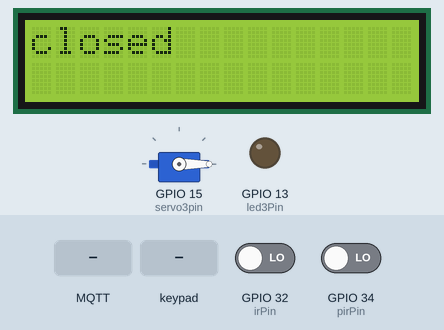
Recording of a program running on a simulated ESP32. Shown: servo, 16×2 character LCD, output pins drawn as LEDs (lit = HIGH). Inputs (shaded band) come from the test bench; at power-on: GPIO 32 (irPin) LOW, GPIO 34 (pirPin) LOW. WiFi joins after 1.5 s; servers stay silent unless stated; no MQTT or app messages arrive unless stated; what the program prints to the serial monitor is not drawn.

Above: at 2.8 s.
2.9 s: MQTT message "on" arrives on the second subscribed topic
At 3.7 s:
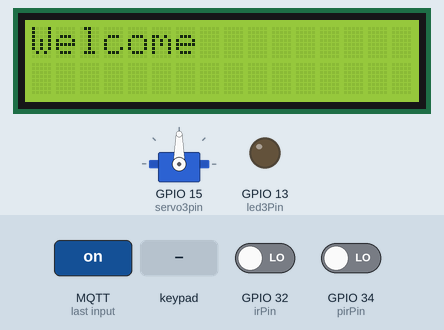
5.9 s: MQTT message "on" arrives on the first subscribed topic
At 6.6 s:
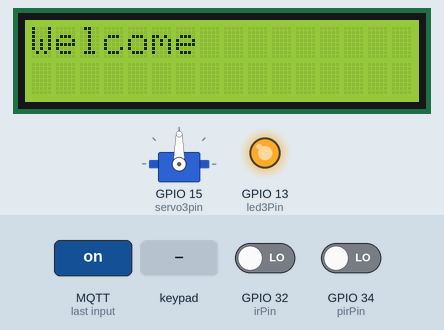
8.9 s: MQTT message "lock" arrives on the second subscribed topic
At 10.1 s:
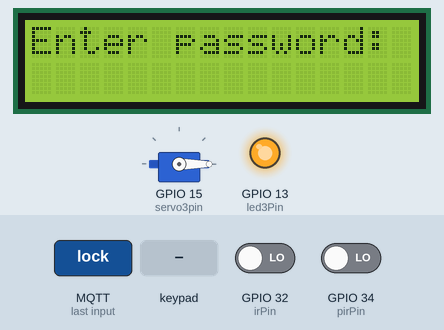
10.4 s: keypad keys 1 2 3 4 5 6 7 8 pressed 0.4 s apart
At 14.0 s:
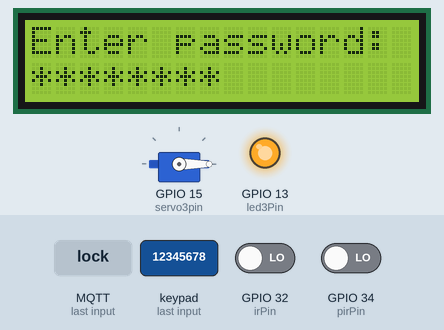
15.1 s: key '1' pressed
At 15.5 s:
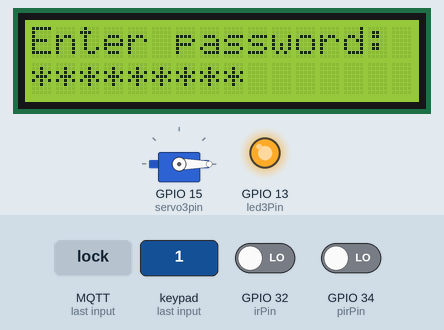
16.6 s: keypad keys 1 2 3 4 5 6 7 8 # pressed 0.4 s apart
At 21.0 s:
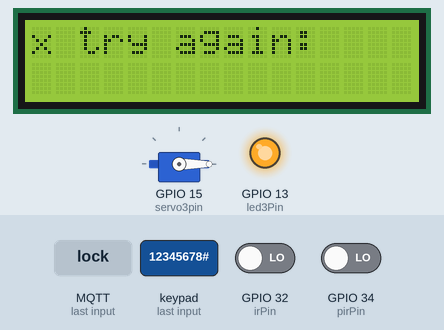
Timing chart, 0 to 22.5 s (numbered marks = the images above; inputs shaded):
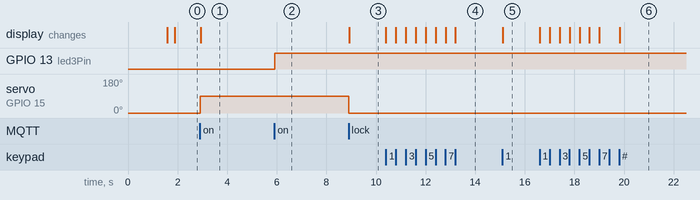

Measured:
- after the input at 2.9 s, servo on GPIO 15 (servo3pin): 0° → 90° at once; the display: changes at once (image 1)
- after the input at 5.9 s, GPIO 13 (led3Pin): LOW → HIGH at once
- after the input at 8.9 s, servo on GPIO 15 (servo3pin): 90° → 0° at once; the display: changes at once (image 3)
- after the input at 10.4 s, the display: first changes at once (image 4 shows a later state)
- after the input at 15.1 s, the display: changes at once (image 5)
- after the input at 16.6 s, the display: first changes at once (image 6 shows a later state)

The program:

main.cpp
```cpp
#include <WiFi.h>  // Include the WiFi library for ESP32 WiFi functions
#include <WiFiClientSecure.h>  // Include the WiFiClientSecure library for secure WiFi client
#include <PubSubClient.h>  // Include the PubSubClient library for MQTT client functions
#include <Arduino.h>  // Include the core Arduino functions
#include <Keypad.h>  // Include the Keypad library for matrix keypad support
#include <LiquidCrystal_I2C.h>  // Include the LiquidCrystal_I2C library for I2C LCD control
#include <ESP32Servo.h>  // Include the ESP32Servo library for servo motor control

// Define WiFi credentials
const char* ssid = "Abdo's laptop";  // SSID of the WiFi network
const char* password = "12345678";  // Password for the WiFi network

// Define MQTT server details
const char* mqtt_server = "d422ba0605d740a194a4513751bc4030.s1.eu.hivemq.cloud";  // MQTT server address
const int mqtt_port = 8883;  // MQTT server port number
const char* mqtt_user = "abdoo";  // MQTT username
const char* mqtt_pass = "Abdo1234";  // MQTT password

// Define MQTT topics for LED and servo control
const char* led3Topic = "esp32/led3";  // MQTT topic for LED control
const char* servo3Topic = "esp32/servo3";  // MQTT topic for servo control

// Define GPIO pins for various components
const int pirPin = 34;  // GPIO pin for PIR sensor
const int irPin = 32;  // GPIO pin for IR sensor
const int led3Pin = 13;  // GPIO pin for LED
const int servo3pin = 15;  // GPIO pin for servo motor

// Define modes for LED and servo
enum Mode { OFF, ON, AUTO ,LOCK};  // Enumeration for different modes
Mode led3Mode = OFF;  // Initial mode for LED
Mode servo3Mode=OFF;  // Initial mode for servo

// Define keypad configuration
const int ROWS = 4;  // Number of rows in the keypad
const int COLS = 4;  // Number of columns in the keypad
char keys[ROWS][COLS] = {  // Define the keys on the keypad
  {'1', '2', '3', 'A'},
  {'4', '5', '6', 'B'},
  {'7', '8', '9', 'C'},
  {'*', '0', '#', 'D'}
};
byte rowPins[ROWS] = {4, 5, 18, 19};  // GPIO pins connected to keypad rows
byte colPins[COLS] = {25, 26, 14, 12};  // GPIO pins connected to keypad columns

// Instantiate objects for keypad, WiFi client, MQTT client, servo, and LCD
Keypad keypad = Keypad(makeKeymap(keys), rowPins, colPins, ROWS, COLS);
WiFiClientSecure espClient;
PubSubClient client(espClient);
Servo myservo;
LiquidCrystal_I2C lcd(0x27, 16, 2);  // Initialize LCD with I2C address and dimensions

// Define security password
const String userPass = "1234";  // Password for home security

// Define variables for sensor readings and motor speed
int pirValue = 0;  // Variable to store PIR sensor reading
int irValue = 0;  // Variable to store IR sensor reading
int motorSpeed=0;  // Variable to store motor speed

// Function to connect to WiFi
void setup_wifi() {
  delay(10);
  Serial.println();
  Serial.print("Connecting to ");
  Serial.println(ssid);
  WiFi.begin(ssid, password);  // Begin WiFi connection
  while (WiFi.status() != WL_CONNECTED) {  // Wait for WiFi connection
    delay(500);
    Serial.print(".");
  }
  Serial.println("");
  Serial.println("WiFi connected");
  Serial.print("IP address: ");
  Serial.println(WiFi.localIP());  // Print local IP address
}

// Function to connect to the MQTT server
void connectMQTT() {
  while (!client.connected()) {  // Wait until connected to MQTT server
    Serial.print("Attempting MQTT connection...");
    if (client.connect("ESP32Client", mqtt_user, mqtt_pass)) {  // Connect to MQTT server
      Serial.println("connected");
      client.subscribe(led3Topic);  // Subscribe to LED control topic
      client.subscribe(servo3Topic);  // Subscribe to servo control topic
    } else {
      Serial.print("failed, rc=");
      Serial.print(client.state());  // Print connection failure reason
      Serial.println(" try again in 5 seconds");
      delay(5000);
    }
  }
}

// Function to reconnect to the MQTT server if disconnected
void reconnectMQTT() {
  while (!client.connected()) {  // Wait until connected to MQTT server
    Serial.print("Attempting MQTT connection...");
    if (client.connect("ESP32Client", mqtt_user, mqtt_pass)) {  // Connect to MQTT server
      Serial.println("connected");
      client.subscribe(led3Topic);  // Subscribe to LED control topic
      client.subscribe(servo3Topic);  // Subscribe to servo control topic
    } else {
      Serial.print("failed, rc=");
      Serial.print(client.state());  // Print connection failure reason
      Serial.println(" try again in 5 seconds");
      delay(5000);
    }
  }
}

// Callback function to handle incoming MQTT messages
void callback(char* topic, byte* payload, unsigned int length) {
  String topicStr = String(topic);  // Convert topic to string
  String message;  // Variable to store incoming message
  for (int i = 0; i < length; i++) {
    message += (char)payload[i];  // Convert payload to string
  }
  Serial.print("Message arrived [");
  Serial.print(topicStr);
  Serial.print("] ");
  Serial.println(message);
  if (topicStr == led3Topic) {  // Handle LED control messages
    if (message == "on") {
      led3Mode = ON;
    } else if (message == "off") {
      led3Mode = OFF;
    } else if (message == "auto") {
      led3Mode = AUTO;
    }
  } else if (topicStr == servo3Topic) {  // Handle servo control messages
    if (message == "on") {
      servo3Mode = ON;
    } else if (message == "off") {
      servo3Mode = OFF;
    } else if (message == "auto") {
      servo3Mode = AUTO;
    } else if (message == "lock") {
      servo3Mode = LOCK;
    }
  }
}

// Function declarations for password, house entry, and locking
bool getPassword();  // Function to get password from keypad
void enterHouse();  // Function to open the house after correct password
void lock();  // Function to lock the house

// Setup function to initialize the system
void setup() {
  Serial.begin(115200);  // Initialize serial communication
  setup_wifi();  // Connect to WiFi
  espClient.setInsecure();  // Disable SSL verification (not recommended for production)
  client.setServer(mqtt_server, mqtt_port);  // Set MQTT server
  client.setCallback(callback);  // Set MQTT message callback
  pinMode(led3Pin, OUTPUT);  // Set LED pin as output
  pinMode(irPin, INPUT);  // Set IR pin as input
  pinMode(pirPin, INPUT);  // Set PIR pin as input
  myservo.attach(servo3pin);  // Attach servo motor to pin
  myservo.write(0);  // Initialize servo position
  lcd.init();  // Initialize LCD
  lcd.clear();  // Clear LCD display
  lcd.backlight();  // Turn on LCD backlight
  connectMQTT();  // Connect to MQTT server
}

// Main loop function
void loop() {
  if (!client.connected()) {  // Reconnect to MQTT if disconnected
    reconnectMQTT();
  }
  client.loop();  // Process incoming MQTT messages
  irValue = digitalRead(irPin);  // Read IR sensor value
  pirValue = digitalRead(pirPin);  // Read PIR sensor value
  if (led3Mode == ON) {  // Handle LED on mode
    digitalWrite(led3Pin, HIGH);  // Turn on LED
  } else if (led3Mode == OFF) {  // Handle LED off mode
    digitalWrite(led3Pin, LOW);  // Turn off LED
  } else if (led3Mode == AUTO) {  // Handle LED auto mode
    if (pirValue == HIGH) {  // Turn on LED if motion is detected
      digitalWrite(led3Pin, HIGH);
    } else {
      digitalWrite(led3Pin, LOW);
    }
  }
  if (servo3Mode == ON) {  // Handle servo on mode
    lcd.clear();
    lcd.setCursor(0, 0);
    lcd.print("Welcome");  // Display welcome message on LCD
    myservo.write(90);  // Open the door
  } else if (servo3Mode == OFF) {  // Handle servo off mode
    lcd.clear();
    lcd.setCursor(0, 0);
    lcd.print("closed");  // Display closed message on LCD
    myservo.write(0);  // Close the door
  } else if (servo3Mode == AUTO) {  // Handle servo auto mode
    if (irValue == HIGH) {  // Close the door if IR sensor is triggered
      lcd.clear();
      lcd.setCursor(0, 0);
      lcd.print("closed");
      myservo.write(0);
    } else {  // Open the door if IR sensor is not triggered
      lcd.clear();
      lcd.setCursor(0, 0);
      lcd.print("Welcome");
      myservo.write(90);
    }
  } else if(servo3Mode==LOCK){  // Handle servo lock mode
    lock();
  }
}

// Function to take the password using the keypad
bool getPassword() {
  String password = "";
  lcd.setCursor(0, 1);  // Set cursor to second line on LCD
  while (true) {
    char key = keypad.getKey();  // Get key pressed on keypad
    if (key) {
      if (key == '#') {  // Check if user pressed enter key
        break;
      } else {
        password += key;  // Append pressed key to password string
        lcd.print('*');  // Print asterisk on LCD for each key press
      }
    }
  }
  password == userPass ? "Password correct" : "Incorrect password";  // Compare entered password with correct password
  return password == userPass;  // Return true if password is correct, else false
}

// Function to check if the password is correct and open the door
void enterHouse() {
  bool isCorrect = getPassword();  // Check if password is correct
  lcd.clear();
  while(!isCorrect) {  // Loop until correct password is entered
    lcd.clear();
    lcd.setCursor(0, 0);
    lcd.print("x try again:");  // Prompt user to try again
    isCorrect = getPassword();
  }
  lcd.clear();
  lcd.setCursor(0, 0);
  lcd.print("Welcome");  // Display welcome message
  myservo.write(90);  // Open the door
  servo3Mode=ON;  // Set servo mode to ON
}

// Function to lock the house and check password to enter
void lock(){
  myservo.write(0);  // Close the door
  lcd.clear();
  lcd.setCursor(0, 0);
  lcd.print("Enter password:");  // Prompt user to enter password
  enterHouse();  // Call enterHouse to check password and open the door
}
```
